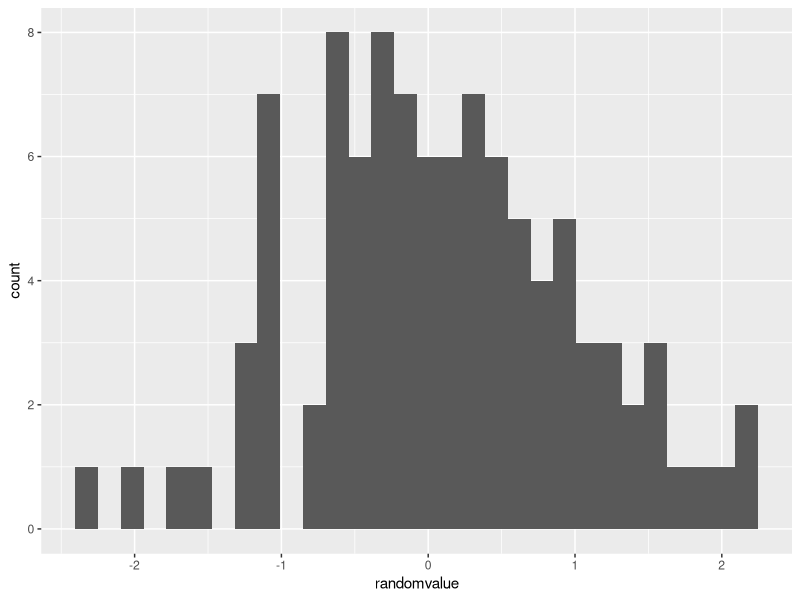

Here is the R script that generated this plot:
## ---- chunk 1
#| label: fig-histogram
#| fig-cap: Histogram of 100 random values from a normal distribution with 0 mean and 1 standard deviation

library(tidyverse)
# set the seed of the random number generator (gives same result)
set.seed(123)
# generate 100 random values form a normal distribution with mean=0 and standard deviation 1
randomvalue <- rnorm(n = 100, mean = 0, sd = 1)
# convert to a dataframe
data1<-data.frame(randomvalue)
# plot as a histogram
ggplot2::ggplot(data=data1, 
                mapping=aes(x=randomvalue)) +
  geom_histogram()

